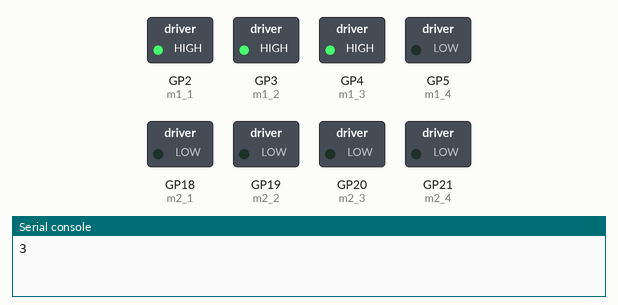
A program run on a simulated Raspberry Pi Pico running MicroPython. Parts: switched loads named in the program (green lamp = pin HIGH), the last lines printed to the serial console. At 6.8 s the program stops and its outputs stay as they are.

Above: at 0.45 s.
At 1.5 s:
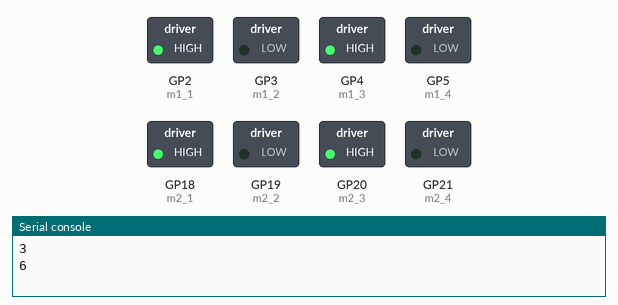
At 5.26 s:
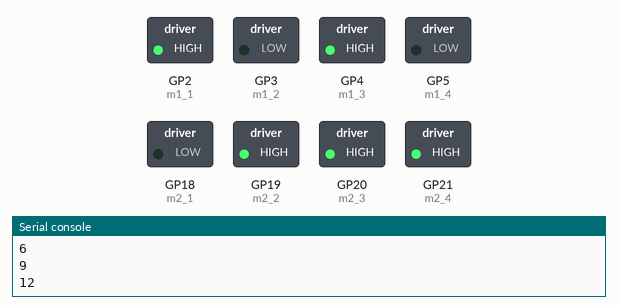
Timing chart, 0 to 6.8 s (numbered marks = the images above):
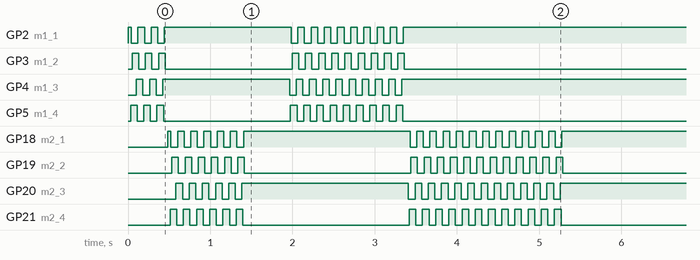

The program:

stepper_parse_gcode.py
```python
import machine
import utime

# Define the GPIO pins for the stepper motor
m1_1 = machine.Pin(2, machine.Pin.OUT)
m1_2 = machine.Pin(3, machine.Pin.OUT)
m1_3 = machine.Pin(4, machine.Pin.OUT)
m1_4 = machine.Pin(5, machine.Pin.OUT)

m2_1 = machine.Pin(18, machine.Pin.OUT)
m2_2 = machine.Pin(19, machine.Pin.OUT)
m2_3 = machine.Pin(20, machine.Pin.OUT)
m2_4 = machine.Pin(21, machine.Pin.OUT)

m1 = [m1_1, m1_2, m1_3, m1_4]
m2 = [m2_1, m2_2, m2_3, m2_4]

# Define the sequence of steps for the stepper motor
# Each element represents the state of the 4 pins
# in the order A1, A2, B1, B2
seq = [
    [1, 0, 0, 1],
    [0, 1, 0, 1],
    [0, 1, 1, 0],
    [1, 0, 1, 0]
]

delay = 10

# Function to move the stepper motor one step clockwise
def step_cw(motor, steps):
    for _ in range(steps):
        for i in range(4):
            for m in range(4):
                motor[m].value(seq[i][m])
                utime.sleep_ms(delay)  # Adjust delay as needed for motor speed

# Function to move the stepper motor one step counterclockwise
def step_ccw(motor, steps):
    for _ in range(steps):
        for i in range(3, -1, -1):
            for m in range(4):
                motor[m].value(seq[i][m])
                utime.sleep_ms(delay)

# Function to move up (Z-axis)
def move_up(distance):
    # Implement your code to move the Z-axis up here
    pass

# Function to move down (Z-axis)
def move_down(distance):
    # Implement your code to move the Z-axis down here
    pass

# Function to move the X-axis
def move_x(distance):
    steps = int(distance * steps_per_mm_x)
    print(steps)
    if steps > 0:
        step_cw(m1, steps)
    else:
        step_ccw(m1, abs(steps))

# Function to move the Y-axis
def move_y(distance):
    steps = int(distance * steps_per_mm_y)
    print(steps)
    if steps > 0:
        step_cw(m2, steps)
    else:
        step_ccw(m2, abs(steps))

# Function to parse G-code commands
def parse_gcode(gcode):
    command = gcode.split()[0]  # Get the command (e.g., G0, G1)
    if command == 'G0' or command == 'G1':
        params = gcode.split()[1:]  # Get the parameters of the command
        for param in params:
            if param[0] == 'X':  # Move X-axis
                distance = float(param[1:])
                move_x(distance)
            elif param[0] == 'Y':  # Move Y-axis
                distance = float(param[1:])
                move_y(distance)
            elif param[0] == 'Z':  # Move Z-axis
                distance = float(param[1:])
                if distance > 0:
                    move_up(distance)
                else:
                    move_down(abs(distance))

# Example usage:
gcode_commands = [
    'G0 X10 Y20',   # Move rapidly to X=10, Y=20
    'G1 X30 Y40',   # Move linearly to X=30, Y=40
    'G0 Z5',        # Move Z-axis up by 5 units
    'G1 Z-3.5',     # Move Z-axis down by 3.5 units
]

steps_per_rev = 5
# Define the steps per millimeter for X and Y axes
steps_per_mm_x = 1.5 / steps_per_rev
steps_per_mm_y = steps_per_mm_x

for gcode in gcode_commands:
    parse_gcode(gcode)
    utime.sleep(0.5)  # Wait for motors to stop (adjust delay if needed)
```

Measured:
- by itself, GP20 (m2_3): goes 5 × (HIGH 0.08 s, LOW 0.08 s), HIGH 2.0 s, 11 × (LOW 0.08 s, HIGH 0.08 s), LOW 0.08 s, then HIGH
- by itself, GP18 (m2_1): goes HIGH 0.04 s, 5 × (LOW 0.08 s, HIGH 0.08 s), LOW 0.08 s, HIGH 2.0 s, 11 × (LOW 0.08 s, HIGH 0.08 s), LOW 0.08 s, then HIGH
- by itself, GP19 (m2_2), GP21 (m2_4): goes 5 × (HIGH 0.08 s, LOW 0.08 s), HIGH 0.08 s, LOW 2.0 s, 11 × (HIGH 0.08 s, LOW 0.08 s), HIGH 0.08 s, then LOW
